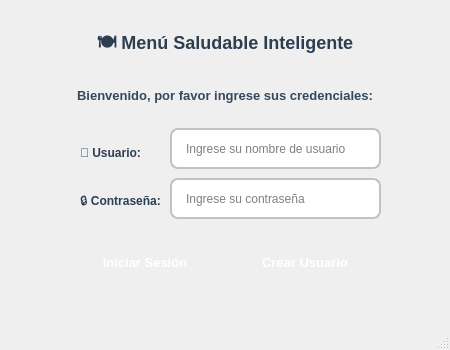
<?xml version="1.0" encoding="UTF-8"?>
<ui version="4.0">
 <class>MainWindow</class>
 <widget class="QMainWindow" name="MainWindow">
  <property name="geometry">
   <rect>
    <x>0</x>
    <y>0</y>
    <width>450</width>
    <height>350</height>
   </rect>
  </property>
  <property name="windowTitle">
   <string>Menú Saludable Inteligente</string>
  </property>
  <property name="styleSheet">
   <string notr="true">QMainWindow {
    background: qlineargradient(x1: 0, y1: 0, x2: 0, y2: 1, 
                                stop: 0 #f0f8ff, stop: 1 #e6f3ff);
}

QLabel {
    color: #2c3e50;
    font-family: 'Segoe UI', Arial, sans-serif;
    font-weight: 500;
}

QLineEdit {
    padding: 8px 12px;
    border: 2px solid #bdc3c7;
    border-radius: 8px;
    font-size: 12px;
    background-color: white;
    selection-background-color: #3498db;
}

QLineEdit:focus {
    border-color: #3498db;
    background-color: #f8f9fa;
}

QPushButton {
    background: qlineargradient(x1: 0, y1: 0, x2: 0, y2: 1, 
                                stop: 0 #3498db, stop: 1 #2980b9);
    border: none;
    border-radius: 8px;
    color: white;
    font-size: 13px;
    font-weight: bold;
    padding: 10px 20px;
    min-height: 25px;
}

QPushButton:hover {
    background: qlineargradient(x1: 0, y1: 0, x2: 0, y2: 1, 
                                stop: 0 #2980b9, stop: 1 #2471a3);
}

QPushButton:pressed {
    background: qlineargradient(x1: 0, y1: 0, x2: 0, y2: 1, 
                                stop: 0 #2471a3, stop: 1 #1f618d);
}</string>
  </property>
  <widget class="QWidget" name="centralwidget">
   <widget class="QLabel" name="titleLabel">
    <property name="geometry">
     <rect>
      <x>50</x>
      <y>30</y>
      <width>350</width>
      <height>40</height>
     </rect>
    </property>
    <property name="styleSheet">
     <string notr="true">font-size: 18px; 
font-weight: bold; 
color: #2c3e50;
margin-bottom: 10px;</string>
    </property>
    <property name="text">
     <string>🍽️ Menú Saludable Inteligente</string>
    </property>
    <property name="alignment">
     <set>Qt::AlignCenter</set>
    </property>
   </widget>
   <widget class="QLabel" name="label">
    <property name="geometry">
     <rect>
      <x>50</x>
      <y>80</y>
      <width>350</width>
      <height>30</height>
     </rect>
    </property>
    <property name="styleSheet">
     <string notr="true">font-size: 13px; 
color: #34495e;</string>
    </property>
    <property name="text">
     <string>Bienvenido, por favor ingrese sus credenciales:</string>
    </property>
    <property name="alignment">
     <set>Qt::AlignCenter</set>
    </property>
   </widget>
   <widget class="QLabel" name="label_2">
    <property name="geometry">
     <rect>
      <x>80</x>
      <y>140</y>
      <width>80</width>
      <height>25</height>
     </rect>
    </property>
    <property name="styleSheet">
     <string notr="true">font-size: 12px; 
font-weight: 500;</string>
    </property>
    <property name="text">
     <string>👤 Usuario:</string>
    </property>
   </widget>
   <widget class="QLabel" name="label_3">
    <property name="geometry">
     <rect>
      <x>80</x>
      <y>190</y>
      <width>80</width>
      <height>25</height>
     </rect>
    </property>
    <property name="styleSheet">
     <string notr="true">font-size: 12px; 
font-weight: 500;</string>
    </property>
    <property name="text">
     <string>🔒 Contraseña:</string>
    </property>
   </widget>
   <widget class="QLineEdit" name="nombreUsuario">
    <property name="geometry">
     <rect>
      <x>170</x>
      <y>128</y>
      <width>211</width>
      <height>41</height>
     </rect>
    </property>
    <property name="placeholderText">
     <string>Ingrese su nombre de usuario</string>
    </property>
   </widget>
   <widget class="QLineEdit" name="passwordUsuario">
    <property name="geometry">
     <rect>
      <x>170</x>
      <y>178</y>
      <width>211</width>
      <height>41</height>
     </rect>
    </property>
    <property name="echoMode">
     <enum>QLineEdit::Password</enum>
    </property>
    <property name="placeholderText">
     <string>Ingrese su contraseña</string>
    </property>
   </widget>
   <widget class="QPushButton" name="iniciarSesion">
    <property name="geometry">
     <rect>
      <x>80</x>
      <y>240</y>
      <width>130</width>
      <height>45</height>
     </rect>
    </property>
    <property name="text">
     <string>Iniciar Sesión</string>
    </property>
   </widget>
   <widget class="QPushButton" name="crearUsuario">
    <property name="geometry">
     <rect>
      <x>240</x>
      <y>240</y>
      <width>130</width>
      <height>45</height>
     </rect>
    </property>
    <property name="styleSheet">
     <string notr="true">QPushButton {
    background: qlineargradient(x1: 0, y1: 0, x2: 0, y2: 1, 
                                stop: 0 #27ae60, stop: 1 #229954);
}

QPushButton:hover {
    background: qlineargradient(x1: 0, y1: 0, x2: 0, y2: 1, 
                                stop: 0 #229954, stop: 1 #1e8449);
}</string>
    </property>
    <property name="text">
     <string>Crear Usuario</string>
    </property>
   </widget>
  </widget>
  <widget class="QStatusBar" name="statusbar"/>
 </widget>
 <resources/>
 <connections/>
</ui>
